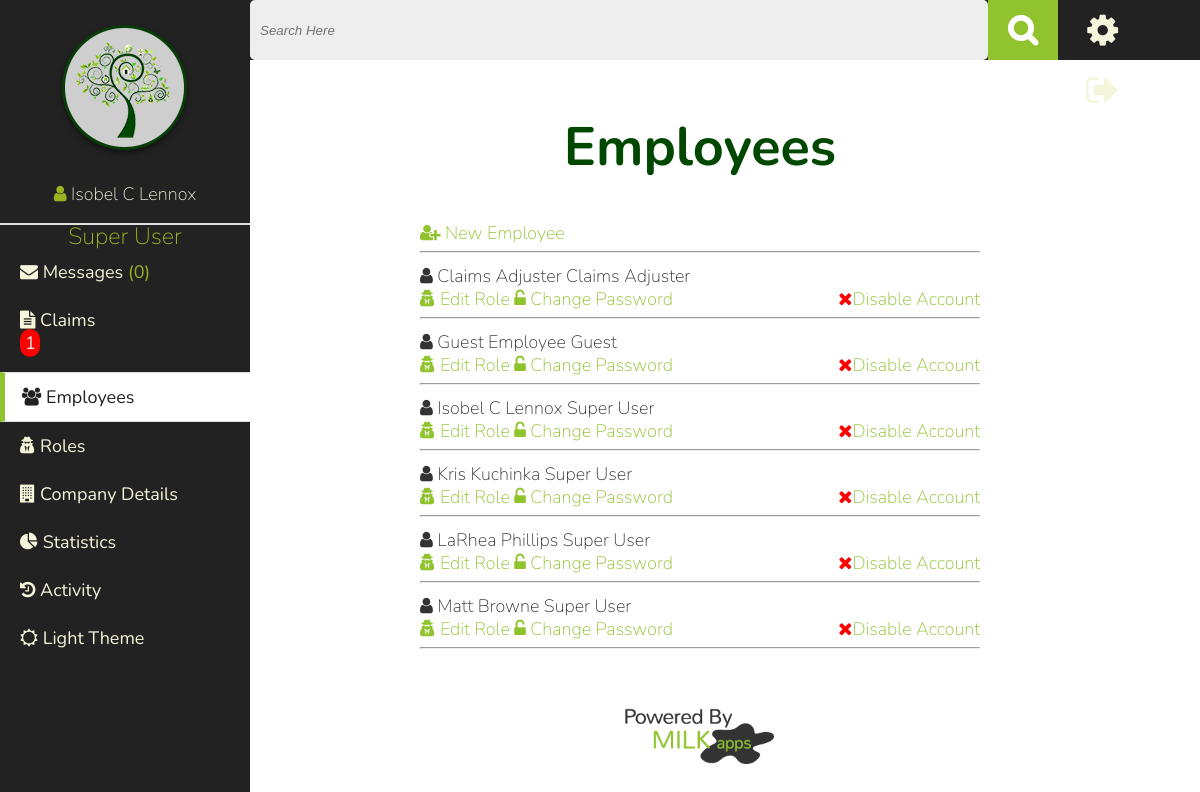
The page /employees.php (signed in) on the database its author committed.
### tables this page shows
CREATE TABLE IF NOT EXISTS `company_details` (
  `id` int(11) NOT NULL,
  `logo` varchar(60) DEFAULT NULL,
  `name` varchar(60) NOT NULL,
  `address` varchar(60) NOT NULL,
  `city` varchar(60) NOT NULL,
  `state` varchar(20) NOT NULL,
  `zip` varchar(10) NOT NULL,
  `phone` varchar(20) NOT NULL,
  `content` varchar(500) NOT NULL
);

CREATE TABLE IF NOT EXISTS `roles` (
  `id` int(11) NOT NULL,
  `name` varchar(60) NOT NULL
);

CREATE TABLE IF NOT EXISTS `users` (
  `id` int(11) NOT NULL,
  `is_employee` int(1) NOT NULL,
  `role` int(7) NOT NULL,
  `is_verified` int(1) NOT NULL,
  `email` varchar(100) NOT NULL,
  `password` varchar(60) NOT NULL,
  `first_name` varchar(60) NOT NULL,
  `last_name` varchar(60) NOT NULL,
  `address` varchar(150) NOT NULL,
  `city` varchar(60) NOT NULL,
  `state` int(7) NOT NULL,
  `zip` varchar(10) NOT NULL,
  `phone` varchar(20) NOT NULL,
  `theme` int(1) NOT NULL,
  `policy_number` varchar(150) NOT NULL,
  `profile_content` varchar(500) NOT NULL,
  `avatar` varchar(200) NOT NULL,
  `account_disabled` int(1) NOT NULL
);

### employees.php (the view, shortened to what this page needs)
<?php $current_page="employees";
include("inc/header.php"); ?>
<h1>Employees</h1>
<?php
         foreach($_SESSION['permissions'] as $key => $val){
            if($val==2){
                echo " <a href=\"new_employee.php\"><i class=\"fa fa-user-plus\"></i> New Employee</a> <br/>";
                echo "<hr/>";
            }
        }
            echo "New Role: <br/>"; ?>
          <ul> <?php
    $query  = "SELECT * FROM users WHERE is_employee=1 ORDER BY account_disabled ASC, first_name ASC, last_name ASC";
    $result = mysqli_query($connection, $query);
    if($result){
        foreach($result as $show){
                $role_query  = "SELECT * FROM roles WHERE id={$show['role']} ";
                $roleresult = mysqli_query($connection, $role_query);
                if($roleresult){
                    $role=mysqli_fetch_assoc($roleresult);
                }
            echo "<li><a href=\"profile.php?user=".$show['id']."\"><i class=\"fa fa-user\"></i> ".$show['first_name']." ".$show['last_name']."</a> ".$role['name']."</li>";
             foreach($_SESSION['permissions'] as $key => $val){
                if($val==2){
                    echo "<a href=\"employees.php?edit_role=".$show['id']."\"><i class=\"fa fa-user-secret\"></i> Edit Role </a>";
                    echo "<a href=\"employees.php?edit_pass=".$show['id']."\"><i class=\"fa fa-unlock-alt\"></i> Change Password </a>";
                    if($show['account_disabled']=="0"){
                        echo "<a class=\"right \" href=\"employees.php?disable=1&user=".$show['id']."\"><i class=\"fa fa-times red\"></i>Disable Account</a>";
                    }else{
                         echo "<a class=\"right \" href=\"employees.php?disable=0&user=".$show['id']."\"><i class=\"fa fa-check green\"></i>Reactivate Account</a>";
                    }
                }
            }
             echo "<hr/>";
        }
    }
 ?>    </ul>
<?php include("inc/footer.php"); ?>

### inc/header.php (shortened to what this page needs)
<!DOCTYPE html>
<html>
    <head>
        <?php if(isset($_SESSION['theme'])){
        if($_SESSION['theme']==1){
                     ?>
                    <link rel="stylesheet" href="css/style.css">
                    <link rel="stylesheet" href="css/dark-theme.css">
            <?php  }else{
                      ?>
                    <link rel="stylesheet" href="css/style.css">
            <?php   }
        }else{ ?>
            <link rel="stylesheet" href="css/style.css">
        <?php } ?>
        <link rel="stylesheet" href="//maxcdn.bootstrapcdn.com/font-awesome/4.3.0/css/font-awesome.min.css">
    </head>
<body>
<nav>
  <div class= 'logo_user'>
    <?php
        $logo_query="SELECT * FROM company_details";
        $logo_found=mysqli_query($connection, $logo_query);;
        if($logo_found){
            $details=mysqli_fetch_assoc($logo_found);
            $logo=$details['logo'];
        }else{
            $logo="img/under_my_roof_sm.png";
        }
        ?>
    <a href="index.php"><img src="<?php echo $logo; ?>" alt="Greenwell Bank Logo"></a><br>
    <i class="fa fa-user"> </i> <a title="Your Profile" href="profile.php"><?php echo $_SESSION['username']; ?></a>
  </div>
<?php
if($_SESSION['is_employee']==0){
         ?>
        <ul>
         <?php
                if(!isset($current_page) || $current_page=="dashboard"){
                    echo "<li class=\"current_page\"><a href=\"index.php\"><i class=\"fa fa-tachometer\"></i> Dashboard</a></li>";
                }else{
                   echo " <li><a href=\"index.php\"><i class=\"fa fa-tachometer\"></i> Dashboard</a></li>";
                }
            ?>
                <?php
                if(isset($current_page) && $current_page=="inventory"){
                    echo "<li class=\"current_page\"><a href='inventory.php'><i class=\"fa fa-cubes\"></i> Inventory</a>";
                    echo "<ul>";
                    if(isset($sub_page)&&($sub_page == "add_item")) {
                      echo "<li class=\"sub_page\"><a href='add_item.php'><i class=\"fa fa-plus\"></i> Add Item</a></li>";
                    } else {
                      echo "<li><a href=\"add_item.php\"><i class=\"fa fa-plus\"></i> Add Item</a></li>";
                    }
                    if(isset($sub_page)&&($sub_page == "view_rooms")) {
                      echo "<li class=\"sub_page\"><a href='rooms.php'><i class=\"fa fa-eye\"></i> View Rooms</a></li>";
                    } else {
                      echo "<li><a href='rooms.php'><i class=\"fa fa-eye\"></i> View Rooms</a></li>";
                    }
                    echo "</ul></li>";
                ?>
            <?php
                }else{
                   echo " <li><a href='inventory.php'><i class=\"fa fa-cubes\"></i> Inventory</a> ";
                     ?>
              <ul>
                <li><a href="add_item.php"><i class="fa fa-plus"></i> Add Item</a></li>
                <li><a href="rooms.php"><i class="fa fa-eye"></i> View Rooms</a></li>
              </ul> </li>
               <?php
                }
            if(isset($current_page) && $current_page=="claims"){  ?>
            <li class="current_page"><a href="claim_history.php"><i class="fa fa-folder-open"></i> Claims</a>
            <ul>
          <?php
              if(isset($sub_page)&&($sub_page == "file_claim")) {
                echo "<li class=\"sub_page\"><a href=\"file_new_claim.php\"><i class=\"fa fa-file-text\"></i> File Claim</a></li> ";
              } else {
                echo "<li><a href=\"file_new_claim.php\"><i class=\"fa fa-file-text\"></i> File Claim</a></li>";
              }?>
            </ul>
            </li>
<?php }else{
            $all_query  = "SELECT COUNT(*) as total FROM claims WHERE user_id={$_SESSION['user_id']}";
            $all_result = mysqli_query($connection, $all_query);
            $data=mysqli_fetch_assoc($all_result);
          ?>
            <li><a href="claim_history.php"><i class="fa fa-folder-open"></i> Claims</a> <div class="claim_alert"><?php echo $data['total']; ?></div>
                <ul>
                 <li><a href="file_new_claim.php"><i class="fa fa-file-text"></i> File Claim</a></li>
                </ul>
            </li>
   <?php }
             if(isset($current_page) && $current_page=="activity"){ ?>
            <li class="current_page"><a href="activity.php"><i class="fa fa-history"></i> Activity</a></li>
            <?php }else{ ?>
             <li><a href="activity.php"><i class="fa fa-history"></i> Activity</a></li>
           <?php  }
            if(isset($current_page) && $current_page=="help"){?>
            <li class="current_page"><a href="help.php"><i class="fa fa-question"></i> Help</a></li>
             <?php }else{ ?>
              <li><a href="help.php"><i class="fa fa-question"></i> Help</a></li>
              <?php  } ?>
        </ul>
<?php }else{
     ?>
     <?php
    $role_query  = "SELECT * FROM roles WHERE id={$_SESSION['role']}";
    $role_result = mysqli_query($connection, $role_query);
    if($role_result){
        $role=mysqli_fetch_assoc($role_result);
        echo "<h4>".$role['name']."</h4>";
    }
    $claim_notification="SELECT COUNT(*) as total FROM claims WHERE status_id=0";
    $result=mysqli_query($connection, $claim_notification);
    $data=mysqli_fetch_assoc($result);
    $total= $data['total'];
   $role=0;
     foreach($_SESSION['permissions'] as $key => $val){
        if($val==3){
            $role++;
        }
    }  ?>
            <ul>
                   <?php
                    $message_query="SELECT COUNT(*) as messages FROM messages WHERE sent_to={$_SESSION['user_id']} AND viewed=0";
                    $message_found=mysqli_query($connection, $message_query);
                    $mes=mysqli_fetch_assoc($message_found);
                    $num_messg= $mes['messages'];
                    ?>
                <?php  if(isset($current_page) &&  $current_page=="messages"){ ?>
                        <li class="current_page"><a href="messages.php"><i class="fa fa-envelope"></i> Messages </a>(<?php echo $num_messg; ?>)</li>
              <?php  }else{ ?>
                      <li><a href="messages.php"><i class="fa fa-envelope"></i> Messages </a>(<?php echo $num_messg; ?>)</li>
             <?php   } ?>
                <?php
                      if(isset($current_page) && $current_page=="claims"){ ?>
                <li class="current_page"><a href="claims.php?pending"><i class="fa fa-file-text"></i> Claims </a><div class="claim_alert"><?php echo $total; ?></div></li>
              <?php  }else{ ?>
                <li><a href="claims.php?pending"><i class="fa fa-file-text"></i> Claims </a><div class="claim_alert"><?php echo $total; ?></div></li>
             <?php   } ?>
                <?php  if(isset($current_page) && $current_page=="employees"){ ?>
                        <li class="current_page"><a href="employees.php"><i class="fa fa-users"></i> Employees</a></li>
              <?php  }else{ ?>
                     <li><a href="employees.php"><i class="fa fa-users"></i> Employees</a></li>
             <?php   } ?>
                <?php  if(isset($current_page) && $current_page=="roles"){
                        if($role == 1){ ?>
                            <li class="current_page"><a href="roles.php"><i class="fa fa-user-secret"></i> Roles</a></li>
                        <?php }?>
              <?php  }else{
                        if($role == 1){ ?>
                <li><a href="roles.php"><i class="fa fa-user-secret"></i> Roles</a></li>
                <?php }?>
             <?php   } ?>
            <?php  if(isset($current_page) && $current_page=="company"){ ?>
                        <li class="current_page"><a href="company_details.php"><i class="fa fa-building"></i> Company Details</a></li>
              <?php  }else{ ?>
                      <li><a href="company_details.php"><i class="fa fa-building"></i> Company Details</a></li>
             <?php   } ?>
               <?php  if(!isset($current_page) || $current_page=="dashboard"){ ?>
                        <li class="current_page"><a href="index.php"><i class="fa fa-pie-chart"></i> Statistics</a></li>
              <?php  }else{ ?>
                  <li><a href="index.php"><i class="fa fa-pie-chart"></i> Statistics</a></li>
             <?php   } ?>
                <?php if(isset($current_page) && $current_page=="activity"){ ?>
                <li class="current_page"><a href="activity.php"><i class="fa fa-history"></i> Activity</a></li>
                    <?php }else{ ?>
                     <li><a href="activity.php" ><i class="fa fa-history"></i> Activity</a></li>
                   <?php  } ?>
            </ul>
<?php }  ?>
            <ul id="themes">
                 <?php if(isset($_SESSION['theme'])){
            if($_SESSION['theme']==1){
                  echo "<li><a href=\"edit.php?theme\"><i class=\"fa fa-sun-o\"></i> Light Theme</a></li>";
                    }else{
                    echo "<li><a href=\"edit.php?theme\"><i class=\"fa fa-moon-o\"></i> Dark Theme</a></li>";
                    }
                }else{
            echo "<li><a href=\"edit.php?theme\"><i class=\"fa fa-moon-o\"></i> Dark Theme</a></li>";
            }
        ?>
             </ul>
          </nav>
<header>
    <div class="search_container">
        <form class='search' action="search.php" method="POST">
          <input type="search" placeholder='Search Here' name="query" id="searchbar">
          <input type="submit" name="search" id="nav_search" value="&#xf002;">
      </form>
  </div>
    <div class="account_links">
        <div>
          <a title="Manage Account Settings" href="settings.php?user=<?php echo $_SESSION['user_id'] ?>"><i id="spinCog" class="fa fa-cog fa-2x"></i></a>
        </div>
        <div>
          <a title="Log Out" href="logout.php"><i class="fa fa-sign-out fa-2x"></i></a>
        </div>
    </div>
</header>
        <div class="clearfix" id="page">
              <div class="content_wrapper">

### rows shown on the page
company_details: logo (picture)
roles: name "Super User"
users: first_name "Claims", last_name "Adjuster", roles.name "Claims Adjuster"
users: first_name "Guest", last_name "Employee", roles.name "Guest"
users: first_name "Isobel C", last_name "Lennox", roles.name "Super User"
users: first_name "Kris", last_name "Kuchinka", roles.name "Super User"
users: first_name "LaRhea", last_name "Phillips", roles.name "Super User"
users: first_name "Matt", last_name "Browne", roles.name "Super User"

### other values the page prints
$_SESSION['username'] "Isobel C Lennox"
$num_messg "0"
$total "1"
